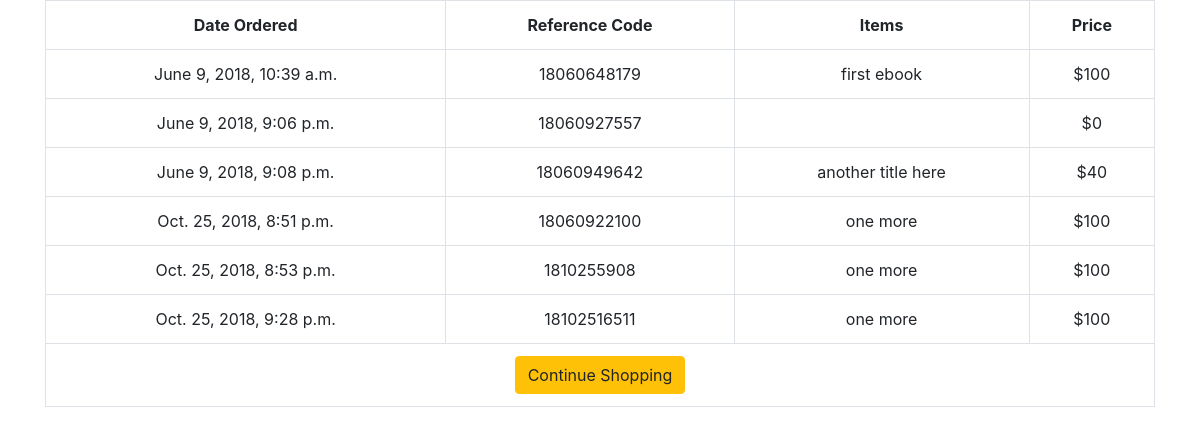
Screenshot of /profiles/profile/ (signed in) with the database file from the repository.
### shopping_cart/models.py (models this page shows, shortened)
class Order(models.Model): #actual complete model consisting of many order items
    ref_code = models.CharField(max_length=15)
    owner = models.ForeignKey(Profile, on_delete=models.SET_NULL, null=True)#Profile, not the default user, it means if delete the model, since it is a Foreign Key. thus we just want to set Profile to null
    is_ordered = models.BooleanField(default=False)#by default it's false
    items = models.ManyToManyField(OrderItem)
    date_ordered = models.DateTimeField(auto_now=True)
    def get_cart_total(self):
        return sum([item.product.price for item in self.items.all()]) #built in fn sum

class OrderItem(models.Model): #another way of referrring to a specific Product
    product = models.OneToOneField(Product, on_delete=models.SET_NULL, null=True)
    is_ordered = models.BooleanField(default=False)
    date_added = models.DateTimeField(auto_now=True)
    date_ordered = models.DateTimeField(null=True)

### products/models.py (models this page shows, shortened)
class Product(models.Model):
    name = models.CharField(max_length=120)
    price = models.IntegerField()

### accounts/views.py (the view)
def my_profile(request):
	my_user_profile = Profile.objects.filter(user=request.user).first() #grabbing the actual user
	my_orders = Order.objects.filter(is_ordered=True, owner=my_user_profile)#joining it with the orders he actaully ordered, by filtering
	context = {
		'my_orders': my_orders
	}
	return render(request, "profile.html", context)

### templates/profile.html
{% extends 'base.html' %}
{% block content %}
<table class="table table-hover table-bordered text-center">
      <tr class="text-center">
        <th>Date Ordered</th>
        <th>Reference Code</th>
        <th>Items</th>
        <th>Price</th>
      </tr>
      {% for order in my_orders %}
        <tr>
          <td>{{ order.date_ordered }}</td>
          <td>{{ order.ref_code }}</td>
          <td>
        	{% for item in order.items.all %}
        		{{ item.product.name }}
      		{% endfor %}
      	  </td>
          <td>${{ order.get_cart_total }}</td>
        </tr>
      {% empty %}
        <tr>
          <td colspan= 4> You have no orders.</td>
        </tr>
      {% endfor %}
      <tr>
        <td colspan=4>
          <a href="{% url 'products:product-list' %}" class="btn btn-warning pull-left">
            {% if not order %}Continue Shopping{% else %}Add Items to Cart {% endif %}
          </a>
        </td>
      </tr>
    </table>
{% endblock content %}

### templates/base.html (shortened to what this page needs)
<!DOCTYPE html>
<html lang="en">
<head>
    <link href="https://stackpath.bootstrapcdn.com/bootstrap/4.1.1/css/bootstrap.min.css" rel="stylesheet">
    <link rel="stylesheet" href="https://use.fontawesome.com/releases/v5.0.13/css/all.css">
</head>
<body>
    <div class="container">
        {% block content %}{% endblock content %}
    </div>
</body>
</html>

### rows the page displays
Order: date_ordered "June 9, 2018, 10:39 a.m.", ref_code "18060648179", get_cart_total "100"
OrderItem: product.name "first ebook"
Order: date_ordered "June 9, 2018, 9:06 p.m.", ref_code "18060927557", get_cart_total "0"
Order: date_ordered "June 9, 2018, 9:08 p.m.", ref_code "18060949642", get_cart_total "40"
OrderItem: product.name "another title here"
Order: date_ordered "Oct. 25, 2018, 8:51 p.m.", ref_code "18060922100", get_cart_total "100"
OrderItem: product.name "one more"
Order: date_ordered "Oct. 25, 2018, 8:53 p.m.", ref_code "1810255908", get_cart_total "100"
Order: date_ordered "Oct. 25, 2018, 9:28 p.m.", ref_code "18102516511", get_cart_total "100"
